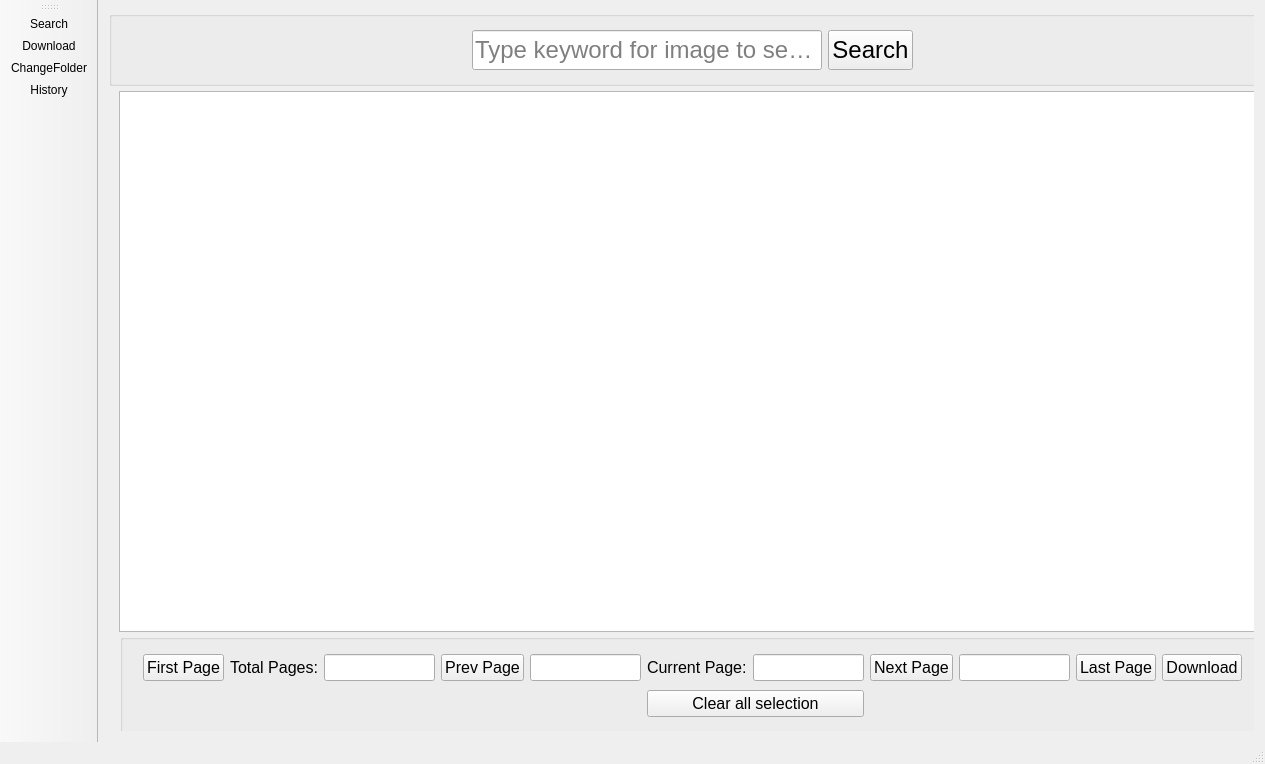
<?xml version="1.0" encoding="UTF-8"?>
<ui version="4.0">
 <class>CPexelsMainWindow</class>
 <widget class="QMainWindow" name="CPexelsMainWindow">
  <property name="geometry">
   <rect>
    <x>0</x>
    <y>0</y>
    <width>1265</width>
    <height>764</height>
   </rect>
  </property>
  <property name="windowTitle">
   <string>ImageDownloader</string>
  </property>
  <widget class="QWidget" name="centralWidget">
   <layout class="QGridLayout" name="gridLayout">
    <item row="0" column="0">
     <widget class="QStackedWidget" name="stackedWidget">
      <property name="enabled">
       <bool>true</bool>
      </property>
      <property name="currentIndex">
       <number>0</number>
      </property>
      <widget class="QWidget" name="page_3">
       <widget class="QListWidget" name="listWidget">
        <property name="geometry">
         <rect>
          <x>10</x>
          <y>80</y>
          <width>1151</width>
          <height>541</height>
         </rect>
        </property>
        <property name="autoFillBackground">
         <bool>true</bool>
        </property>
        <property name="selectionMode">
         <enum>QAbstractItemView::MultiSelection</enum>
        </property>
        <property name="iconSize">
         <size>
          <width>128</width>
          <height>128</height>
         </size>
        </property>
        <property name="textElideMode">
         <enum>Qt::ElideMiddle</enum>
        </property>
        <property name="flow">
         <enum>QListView::TopToBottom</enum>
        </property>
        <property name="resizeMode">
         <enum>QListView::Adjust</enum>
        </property>
        <property name="layoutMode">
         <enum>QListView::SinglePass</enum>
        </property>
        <property name="viewMode">
         <enum>QListView::IconMode</enum>
        </property>
        <property name="uniformItemSizes">
         <bool>true</bool>
        </property>
        <property name="wordWrap">
         <bool>true</bool>
        </property>
        <property name="itemAlignment">
         <set>Qt::AlignCenter</set>
        </property>
       </widget>
       <widget class="QGroupBox" name="grpPageTrack">
        <property name="geometry">
         <rect>
          <x>11</x>
          <y>623</y>
          <width>1145</width>
          <height>101</height>
         </rect>
        </property>
        <property name="title">
         <string/>
        </property>
        <layout class="QGridLayout" name="gridLayout_3">
         <item row="1" column="9">
          <widget class="QLineEdit" name="edtCurrentPage">
           <property name="minimumSize">
            <size>
             <width>0</width>
             <height>0</height>
            </size>
           </property>
           <property name="font">
            <font>
             <pointsize>12</pointsize>
            </font>
           </property>
           <property name="readOnly">
            <bool>true</bool>
           </property>
          </widget>
         </item>
         <item row="1" column="13">
          <widget class="QLineEdit" name="edtNextPage">
           <property name="font">
            <font>
             <pointsize>12</pointsize>
            </font>
           </property>
           <property name="readOnly">
            <bool>true</bool>
           </property>
          </widget>
         </item>
         <item row="1" column="6">
          <widget class="QPushButton" name="btnPreviousPage">
           <property name="font">
            <font>
             <pointsize>12</pointsize>
            </font>
           </property>
           <property name="text">
            <string>Prev Page</string>
           </property>
          </widget>
         </item>
         <item row="1" column="0">
          <spacer name="horizontalSpacer">
           <property name="orientation">
            <enum>Qt::Horizontal</enum>
           </property>
           <property name="sizeHint" stdset="0">
            <size>
             <width>40</width>
             <height>20</height>
            </size>
           </property>
          </spacer>
         </item>
         <item row="1" column="2">
          <widget class="QPushButton" name="btnFirstPage">
           <property name="font">
            <font>
             <pointsize>12</pointsize>
            </font>
           </property>
           <property name="text">
            <string>First Page</string>
           </property>
          </widget>
         </item>
         <item row="1" column="8">
          <widget class="QLabel" name="lblCurrentPage">
           <property name="font">
            <font>
             <pointsize>12</pointsize>
            </font>
           </property>
           <property name="text">
            <string>Current Page:</string>
           </property>
          </widget>
         </item>
         <item row="1" column="16">
          <spacer name="horizontalSpacer_2">
           <property name="orientation">
            <enum>Qt::Horizontal</enum>
           </property>
           <property name="sizeHint" stdset="0">
            <size>
             <width>40</width>
             <height>20</height>
            </size>
           </property>
          </spacer>
         </item>
         <item row="1" column="7">
          <widget class="QLineEdit" name="edtPreviousPage">
           <property name="font">
            <font>
             <pointsize>12</pointsize>
            </font>
           </property>
           <property name="readOnly">
            <bool>true</bool>
           </property>
          </widget>
         </item>
         <item row="1" column="3">
          <widget class="QLabel" name="lblTotalPages">
           <property name="font">
            <font>
             <pointsize>12</pointsize>
            </font>
           </property>
           <property name="text">
            <string>Total Pages:</string>
           </property>
          </widget>
         </item>
         <item row="1" column="4">
          <widget class="QLineEdit" name="edtTotalPages">
           <property name="font">
            <font>
             <pointsize>12</pointsize>
            </font>
           </property>
           <property name="readOnly">
            <bool>true</bool>
           </property>
          </widget>
         </item>
         <item row="1" column="15">
          <widget class="QPushButton" name="pushButton_download">
           <property name="font">
            <font>
             <pointsize>12</pointsize>
            </font>
           </property>
           <property name="text">
            <string>Download</string>
           </property>
          </widget>
         </item>
         <item row="1" column="14">
          <widget class="QPushButton" name="btnLastPage">
           <property name="font">
            <font>
             <pointsize>12</pointsize>
            </font>
           </property>
           <property name="text">
            <string>Last Page</string>
           </property>
          </widget>
         </item>
         <item row="1" column="12">
          <widget class="QPushButton" name="btnNextPage">
           <property name="font">
            <font>
             <pointsize>12</pointsize>
            </font>
           </property>
           <property name="text">
            <string>Next Page</string>
           </property>
          </widget>
         </item>
         <item row="2" column="8" colspan="2">
          <widget class="QPushButton" name="pushButton">
           <property name="sizePolicy">
            <sizepolicy hsizetype="Fixed" vsizetype="Fixed">
             <horstretch>0</horstretch>
             <verstretch>0</verstretch>
            </sizepolicy>
           </property>
           <property name="maximumSize">
            <size>
             <width>10000</width>
             <height>16777215</height>
            </size>
           </property>
           <property name="font">
            <font>
             <pointsize>12</pointsize>
            </font>
           </property>
           <property name="layoutDirection">
            <enum>Qt::LeftToRight</enum>
           </property>
           <property name="text">
            <string>Clear all selection</string>
           </property>
          </widget>
         </item>
        </layout>
       </widget>
       <widget class="QGroupBox" name="grpPexelsSearch">
        <property name="geometry">
         <rect>
          <x>0</x>
          <y>0</y>
          <width>1167</width>
          <height>75</height>
         </rect>
        </property>
        <property name="title">
         <string/>
        </property>
        <layout class="QVBoxLayout" name="verticalLayout_2">
         <item>
          <layout class="QGridLayout" name="gridLayout_9">
           <item row="0" column="3">
            <spacer name="horizontalSpacer_3">
             <property name="orientation">
              <enum>Qt::Horizontal</enum>
             </property>
             <property name="sizeHint" stdset="0">
              <size>
               <width>40</width>
               <height>20</height>
              </size>
             </property>
            </spacer>
           </item>
           <item row="0" column="1">
            <widget class="QLineEdit" name="edtSearch">
             <property name="minimumSize">
              <size>
               <width>0</width>
               <height>40</height>
              </size>
             </property>
             <property name="font">
              <font>
               <pointsize>18</pointsize>
              </font>
             </property>
             <property name="placeholderText">
              <string>Type keyword for image to search</string>
             </property>
            </widget>
           </item>
           <item row="0" column="2">
            <widget class="QPushButton" name="btnSearch">
             <property name="minimumSize">
              <size>
               <width>0</width>
               <height>40</height>
              </size>
             </property>
             <property name="font">
              <font>
               <pointsize>18</pointsize>
              </font>
             </property>
             <property name="styleSheet">
              <string notr="true"/>
             </property>
             <property name="text">
              <string>Search</string>
             </property>
            </widget>
           </item>
           <item row="0" column="0">
            <spacer name="horizontalSpacer_4">
             <property name="orientation">
              <enum>Qt::Horizontal</enum>
             </property>
             <property name="sizeHint" stdset="0">
              <size>
               <width>40</width>
               <height>20</height>
              </size>
             </property>
            </spacer>
           </item>
          </layout>
         </item>
        </layout>
       </widget>
      </widget>
      <widget class="QWidget" name="page_4">
       <layout class="QGridLayout" name="gridLayout_7">
        <item row="0" column="0">
         <widget class="QGroupBox" name="groupBox">
          <property name="title">
           <string/>
          </property>
          <layout class="QGridLayout" name="gridLayout_6">
           <item row="1" column="1">
            <spacer name="verticalSpacer">
             <property name="orientation">
              <enum>Qt::Vertical</enum>
             </property>
             <property name="sizeHint" stdset="0">
              <size>
               <width>20</width>
               <height>40</height>
              </size>
             </property>
            </spacer>
           </item>
           <item row="0" column="0">
            <spacer name="horizontalSpacer_5">
             <property name="orientation">
              <enum>Qt::Horizontal</enum>
             </property>
             <property name="sizeType">
              <enum>QSizePolicy::Fixed</enum>
             </property>
             <property name="sizeHint" stdset="0">
              <size>
               <width>100</width>
               <height>20</height>
              </size>
             </property>
            </spacer>
           </item>
           <item row="0" column="1">
            <layout class="QGridLayout" name="gridLayout_5">
             <item row="1" column="0">
              <widget class="QLineEdit" name="lineEdit_select_folder">
               <property name="font">
                <font>
                 <pointsize>14</pointsize>
                </font>
               </property>
              </widget>
             </item>
             <item row="0" column="0">
              <widget class="QLabel" name="label">
               <property name="minimumSize">
                <size>
                 <width>0</width>
                 <height>20</height>
                </size>
               </property>
               <property name="font">
                <font>
                 <pointsize>14</pointsize>
                </font>
               </property>
               <property name="text">
                <string>Folder</string>
               </property>
               <property name="scaledContents">
                <bool>true</bool>
               </property>
               <property name="alignment">
                <set>Qt::AlignLeading|Qt::AlignLeft|Qt::AlignTop</set>
               </property>
              </widget>
             </item>
             <item row="1" column="1">
              <widget class="QPushButton" name="btn_changeFolder">
               <property name="font">
                <font>
                 <pointsize>14</pointsize>
                </font>
               </property>
               <property name="text">
                <string>Change</string>
               </property>
              </widget>
             </item>
            </layout>
           </item>
           <item row="0" column="2">
            <spacer name="horizontalSpacer_6">
             <property name="orientation">
              <enum>Qt::Horizontal</enum>
             </property>
             <property name="sizeType">
              <enum>QSizePolicy::Fixed</enum>
             </property>
             <property name="sizeHint" stdset="0">
              <size>
               <width>100</width>
               <height>20</height>
              </size>
             </property>
            </spacer>
           </item>
          </layout>
         </widget>
        </item>
       </layout>
      </widget>
      <widget class="QWidget" name="downloadingPage">
       <layout class="QGridLayout" name="gridLayout_2">
        <item row="0" column="0">
         <widget class="QTableWidget" name="tableWidget"/>
        </item>
       </layout>
      </widget>
     </widget>
    </item>
   </layout>
  </widget>
  <widget class="QStatusBar" name="statusBar"/>
  <widget class="QToolBar" name="toolBar">
   <property name="windowTitle">
    <string>toolBar</string>
   </property>
   <property name="movable">
    <bool>true</bool>
   </property>
   <property name="floatable">
    <bool>true</bool>
   </property>
   <attribute name="toolBarArea">
    <enum>LeftToolBarArea</enum>
   </attribute>
   <attribute name="toolBarBreak">
    <bool>false</bool>
   </attribute>
   <addaction name="actionSearch"/>
   <addaction name="actionDownload"/>
   <addaction name="actionChangeFolder"/>
   <addaction name="actionHistory"/>
  </widget>
  <action name="actionSearch">
   <property name="icon">
    <iconset resource="../resources/resources.qrc">
     <normaloff>:/icons/baseline_search_white_24dp.png</normaloff>:/icons/baseline_search_white_24dp.png</iconset>
   </property>
   <property name="text">
    <string>Search</string>
   </property>
  </action>
  <action name="actionChangeFolder">
   <property name="icon">
    <iconset resource="../resources/resources.qrc">
     <normaloff>:/icons/baseline_folder_white_24dp.png</normaloff>:/icons/baseline_folder_white_24dp.png</iconset>
   </property>
   <property name="text">
    <string>ChangeFolder</string>
   </property>
  </action>
  <action name="actionDownload">
   <property name="icon">
    <iconset resource="../resources/resources.qrc">
     <normaloff>:/icons/baseline_file_download_white_24dp.png</normaloff>:/icons/baseline_file_download_white_24dp.png</iconset>
   </property>
   <property name="text">
    <string>Download</string>
   </property>
   <property name="shortcut">
    <string>Ctrl+D</string>
   </property>
  </action>
  <action name="actionHistory">
   <property name="icon">
    <iconset resource="../resources/resources.qrc">
     <normaloff>:/icons/baseline_history_white_24dp.png</normaloff>:/icons/baseline_history_white_24dp.png</iconset>
   </property>
   <property name="text">
    <string>History</string>
   </property>
  </action>
  <action name="action">
   <property name="icon">
    <iconset>
     <normaloff>../resources/icons/folder.svg</normaloff>../resources/icons/folder.svg</iconset>
   </property>
   <property name="text">
    <string>І</string>
   </property>
   <property name="font">
    <font>
     <pointsize>11</pointsize>
    </font>
   </property>
  </action>
 </widget>
 <layoutdefault spacing="6" margin="11"/>
 <resources>
  <include location="../resources/resources.qrc"/>
 </resources>
 <connections/>
</ui>
